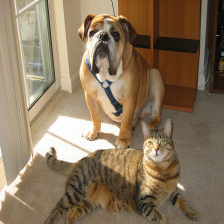
#> input picture python/Jupyter/keras/Activation_Map/test/test.jpg, 224 x 224 px, given in place of test.jpg1.jpg, which was not available
$ python -i PCA.py   (imports and definitions only)
#> lines starting #> are read from the running program, lines starting #| are printed output that depends on the picture; pictures that were not available may be replaced by others from this repository, and a replacement may not be noted
from sklearn.decomposition import PCA
import matplotlib.pylab as plt
import numpy as np
import cv2

class pca():

    def __init__(self, path):
        self.path = path
        self.origin_images = []
        self.transfer_images = []


    def setPath(self, path):
        self.path = path


    def readImage(self):
        for i in range(1, 30 + 1):
            image = cv2.imread(self.path + "{}.jpg".format(i))
#> image is the input picture: shape (224, 224, 3); mean B, G, R 92.6, 116.8, 136.1
            self.origin_images.append(image)


    def pca_transform(self, image):
        pca_method = PCA(20)
        transformed = pca_method.fit_transform(image)
        inverted = pca_method.inverse_transform(transformed)
        return cv2.normalize(inverted, inverted, 0, 255, cv2.NORM_MINMAX)


    def image_reconstruction(self, visiable = True):
        if self.origin_images == []:
            self.readImage()

        for i in range(30):
            blue, green, red = cv2.split(self.origin_images[i])
            transfer_image = (np.dstack((self.pca_transform(blue), self.pca_transform(green), self.pca_transform(red)))).astype(np.uint8)
            self.transfer_images.append(transfer_image)
#> this loop made 3 passes
#> pass 1, in image_reconstruction, `blue, green, red = cv2.split(self.origin_images[i])`:
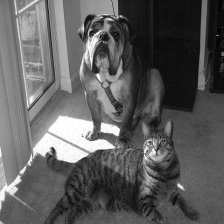
#> blue: shape (224, 224); min 0, max 255, mean 92.6
#> pass 1, in image_reconstruction, `blue, green, red = cv2.split(self.origin_images[i])`:
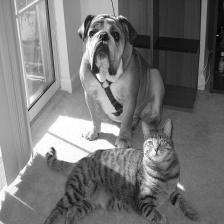
#> green: shape (224, 224); min 2, max 255, mean 116.8
#> pass 1, in image_reconstruction, `blue, green, red = cv2.split(self.origin_images[i])`:
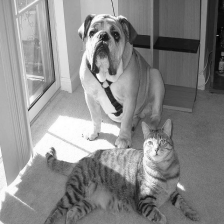
#> red: shape (224, 224); min 2, max 255, mean 136.1
#> pass 1, in pca_transform, `transformed = pca_method.fit_transform(image)`:
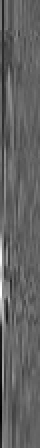
#> transformed: shape (224, 20) float64 (shown 2 times larger); min -641.1, max 1012.4, mean 0; drawn with min black and max white

        if visiable:
            self.showImage()

    def compute_reconstruction_error(self):
        if self.transfer_images == []:
            self.image_reconstruction()

        error = []
        for i in range(30):
            origin_image, transfer_image = cv2.cvtColor(self.origin_images[i], cv2.COLOR_BGR2GRAY), cv2.cvtColor(self.transfer_images[i], cv2.COLOR_BGR2GRAY)
            error.append(np.sum(np.abs(transfer_image - origin_image)))

        print(error)


    # [44 lines left out: function showImage, not called in this run]

#> (the run stopped early here; a loop or call above may not have finished)
